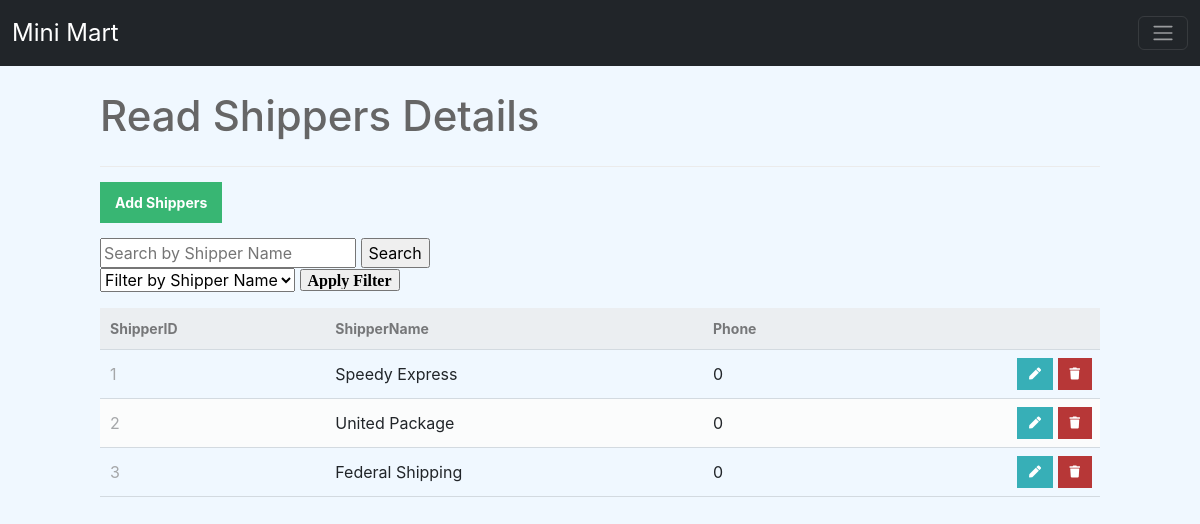
Page /Shippers/read.php on the committed database.
### tables this page shows
CREATE TABLE `shippers` (
  `ShipperID` int(11) NOT NULL,
  `ShipperName` varchar(255) NOT NULL,
  `Phone` int(255) NOT NULL
);

### Shippers/read.php (the view, shortened to what this page needs)
<?php
$pdo = pdo_connect_mysql();
$search = isset($_GET['search']) ? $_GET['search'] : '';
$page = isset($_GET['page']) && is_numeric($_GET['page']) ? (int)$_GET['page'] : 1;
$records_per_page = 10;
$sql = 'SELECT * FROM shippers
        WHERE ShipperName LIKE :search ';
$sql .= 'ORDER BY ShipperID
          LIMIT :current_page, :record_per_page';
$stmt = $pdo->prepare($sql);
$stmt->bindValue(':search', '%' . $search . '%', PDO::PARAM_STR);
$stmt->bindValue(':current_page', ($page - 1) * $records_per_page, PDO::PARAM_INT);
$stmt->bindValue(':record_per_page', $records_per_page, PDO::PARAM_INT);
$stmt->execute();
$shippers = $stmt->fetchAll(PDO::FETCH_ASSOC);
?>
<?=template_header('Read')?>
<div class="content read">
    <h2>Read Shippers Details </h2>
    <a href="../Shippers/create.php" class="create-shippers">Add Shippers</a>
    <form action="" method="get">
        <input type="text" name="search" placeholder="Search by Shipper Name" value="<?=htmlspecialchars($search, ENT_QUOTES)?>">
        <input type="submit" value="Search">
    </form>
    <form action="" method="get">
    <select name="shippername">
        <option value="">Filter by Shipper Name</option>
    </select>
    <input type="submit" i class="fa fa-filter" value="Apply Filter" >
</form>
<p><p>
    <table>
        <thead>
            <tr>
                <td>ShipperID</td>
                <td>ShipperName</td>
                <td>Phone</td>
                <td></td>
            </tr>
        </thead>
        <tbody>
            <?php foreach ($shippers as $shippers): ?>
            <tr>
                <td><?=$shippers['ShipperID']?></td>
                <td><?=$shippers['ShipperName']?></td>
                <td><?=$shippers['Phone']?></td>
                <td class="actions">
                    <a href="../Shippers/update.php?ShipperID=<?=$shippers['ShipperID']?>" class="edit"><i class="fas fa-pen fa-xs"></i></a>
                    <a href="../Shippers/delete.php?ShipperID=<?=$shippers['ShipperID']?>" class="trash"><i class="fas fa-trash fa-xs"></i></a>
                </td>
            </tr>
            <?php endforeach; ?>
        </tbody>
    </table>
</div>
<?=template_footer()?>

### Shippers/style.css (style rules this page uses)
* { box-sizing: border-box; font-family: -apple-system, BlinkMacSystemFont, "segoe ui", roboto, oxygen, ubuntu, cantarell, "fira sans", "droid sans", "helvetica neue", Arial, sans-serif; font-size: 16px; -webkit-font-smoothing: antialiased; -moz-osx-font-smoothing: grayscale; }
body { background-color: #FFFFFF; margin: 0; }
.content { width: 1000px; margin: 0 auto; }
.content h2 { margin: 0; padding: 25px 0; font-size: 42px; border-bottom: 1px solid #ebebeb; color: #666666; }
.read .create-shippers { display: inline-block; text-decoration: none; background-color: #38b673; font-weight: bold; font-size: 14px; color: #FFFFFF; padding: 10px 15px; margin: 15px 0; }
.read table { width: 100%; padding-top: 30px; border-collapse: collapse; }
.read table thead { background-color: #ebeef1; border-bottom: 1px solid #d3dae0; }
.read table thead td { padding: 10px; font-weight: bold; color: #767779; font-size: 14px; }
.read table tbody tr { border-bottom: 1px solid #d3dae0; }
.read table tbody tr:nth-child(even) { background-color: #fbfcfc; }
.read table tbody tr td { padding: 10px; }
.read table tbody tr td:nth-child(1) { color: #a5a7a9; }
.read table tbody tr td.actions { padding: 8px; text-align: right; }
.read table tbody tr td.actions .edit, .read table tbody tr td.actions .trash { display: inline-flex; text-align: right; text-decoration: none; color: #FFFFFF; padding: 10px 12px; }
.read table tbody tr td.actions .trash { background-color: #b73737; }
.read table tbody tr td.actions .edit { background-color: #37afb7; }

### Shippers/function.php (style rules this page uses)
body { background-color: #f0f8ff; }

### rows in the picture
shippers: ShipperID "1", ShipperName "Speedy Express", Phone "0"
shippers: ShipperID "2", ShipperName "United Package", Phone "0"
shippers: ShipperID "3", ShipperName "Federal Shipping", Phone "0"
